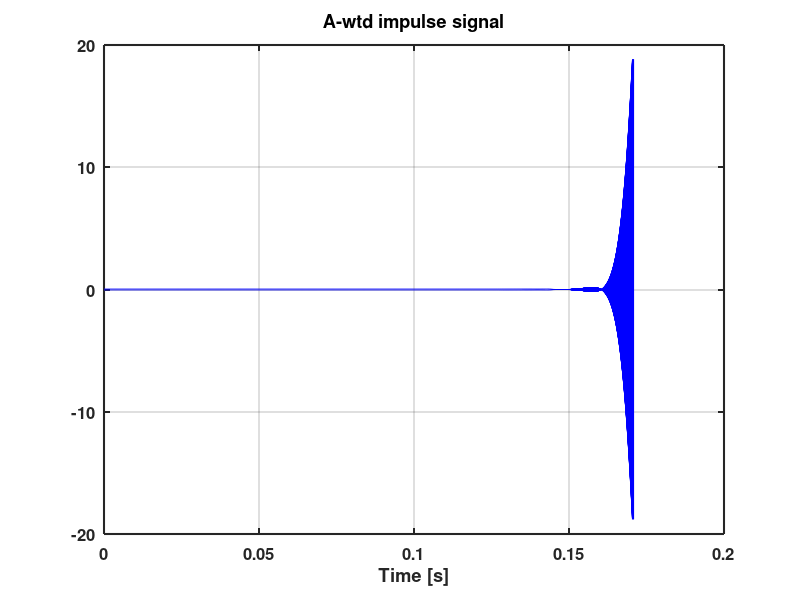
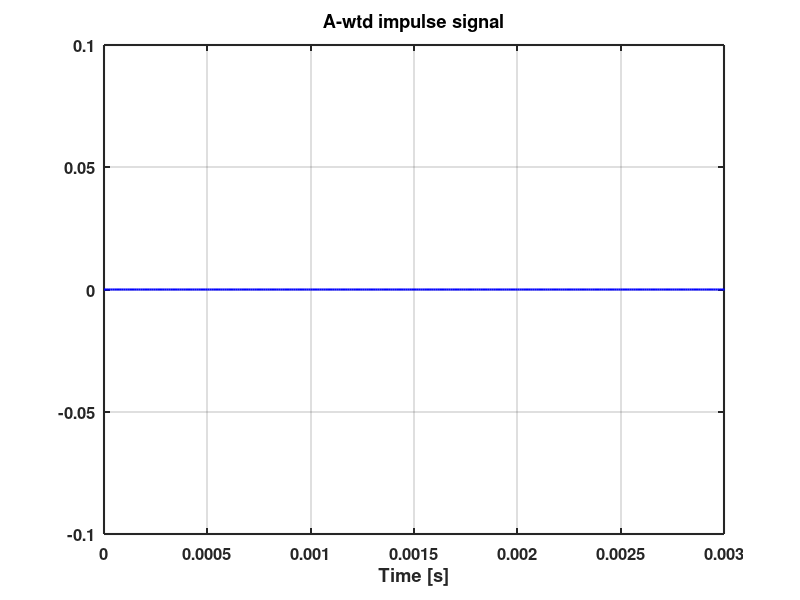
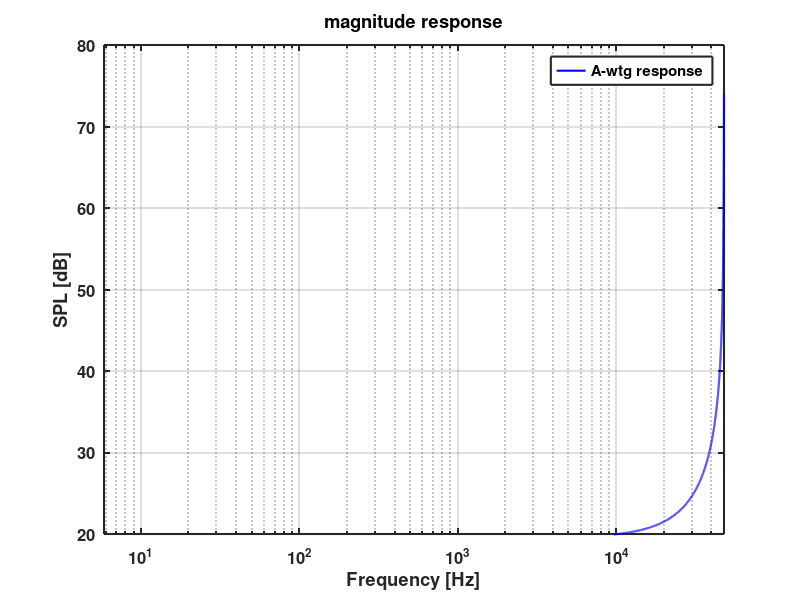

These figures' MATLAB source, in order: (Note: this script raises an error after producing the figures.)
%A-weighting digital filter
clear all;close all;clc
set(0,'DefaultLineLineWidth',1.5);
set(0,'DefaultAxesFontSize',12);
set(0,'DefaultAxesFontWeight','bold')
set(0,'DefaultAxesLineWidth',1.5)

Po=2e-5;% SPL ref
try
    pkg load signal; %for Octave
catch
end
%% -----------------------------------------------------------------
fs=96000; 
N=2^14;disp(['Total duration [s] ' num2str(N/fs)])
time=([1:N]'-1)/fs; % make time positive column vector starting at zero
signal=zeros(N,1);
signal(1)=1;%unit impulse

% figure(10)
% plot(time,signal,'b');
% grid on;
% title('input signal')
% xlabel('Time [s]')

%---------Analog A-weighting filter according to IEC/CD 1672---------
f1 = 20.598997; 
f2 = 107.65265;
f3 = 737.86223;
%f4 = 12194.217;%for infinite fs
f4 = 14100;%for finite fs, makes magnitude -9.5dB at 20kHz
A1000 = 1.9997;
NUM = [ (2*pi*f4)^2*(10^(A1000/20)) 0 0 0 0 ];
DEN = conv([1 +4*pi*f4 (2*pi*f4)^2],[1 +4*pi*f1 (2*pi*f1)^2]); 
DEN = conv(conv(DEN,[1 2*pi*f3]),[1 2*pi*f2]);
% Bilinear transformation of analog design to get the digital filter. 
[b,a] = bilinear(NUM,DEN,fs);
%-------------------------------------------
output=filter(b,a,signal);

figure(20)
plot(time,output,'b');
grid on;
title('A-wtd impulse signal')
xlabel('Time [s]')

figure(30)
plot(time,output,'b');
grid on;
axis([0 .003 -.1 .1]);
title('A-wtd impulse signal')
xlabel('Time [s]')
%---------------frequency domain----------------------
f=([1:N/2+1]'-1)*fs/N;
OUTPUT=fft(output);

figure(60);
semilogx(f,20*log10(abs(OUTPUT(1:floor(N/2+1)))),'b');
grid on;
pk=10*ceil(max(20*log10(abs(OUTPUT)))/10);
axis([fs/N,fs/2,pk-60,pk])
legend('A-wtg response','Location','Best')
xlabel('Frequency [Hz]')
ylabel('SPL [dB]')
title('magnitude response');

% figure(70);
% semilogx(f,(180/pi)*angle(OUTPUT(1:floor(N/2+1))),'b');
% grid on;
% axis([fs/N,fs/2,-180,180])
% xlabel('Frequency [Hz]')
% ylabel('phase')
% title('net phase response');

disp('-----------------------------finished------------------------')

[data, fs] = audioread('/Users/cz/OneDrive - University of Waterloo/Vinyl_Project/audio_bin/030419_r26fivetrials/one.wav');

tstart = 4.0;
tend = 10.0;

data = data(tstart*fs:tend*fs);
time = (0:length(data)-1)*fs;

N = length(data);
freq=([1:N/2+1]'-1)*fs/N;

data_A = filter(b, a, data);
data_A_fft = fft(data_A);
data_A_fft = abs(data_A_fft(1:floor(N/2+1)));

figure(1); grid on;
semilogx(freq,20*log10(data_A_fft),'b');
grid on;
xlabel('Frequency [Hz]')
ylabel('SPL [dB]')
title('A weighted noise');


data_fft = fft(data);
data_fft = abs(data_fft(1:floor(N/2+1)));

figure(2); 
semilogx(freq,20*log10(data_fft),'b');
grid on;
xlabel('Frequency [Hz]')
ylabel('SPL [dB]')
title('Unweighted noise');